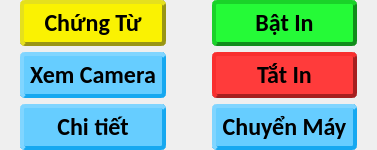
              <widget class="QWidget" name="widget_105" native="true">
               <property name="styleSheet">
                <string notr="true">* {
	 color: black;
}

/* === NÚT XANH DƯƠNG === */
#btnCamera4, #btnChuyenMayIn4, #btnChiTiet4 {
    border-radius: 5px;
    border-right: 4px outset #16a8f0;
    border-left: 4px outset #16a8f0;
    border-top: 4px outset #16a8f0;
    border-bottom: 4px outset #16a8f0;
    background-color: #66cdff;
    font-weight: bold;
    padding: 4px 6px;   /* THÊM PADDING */
}

#btnCamera4:hover, #btnChuyenMayIn4:hover, #btnChiTiet4:hover {
    background-color: #80d4ff;
    border-right: 4px outset #1bb8ff;
    border-left: 4px outset #1bb8ff;
    border-top: 4px outset #1bb8ff;
    border-bottom: 4px outset #1bb8ff;
    padding: 4px 6px;
}

#btnCamera4:pressed, #btnChuyenMayIn4:pressed, #btnChiTiet4:pressed {
    background-color: #4db8e6;
    border-right: 4px inset #0f8cc7;
    border-left: 4px inset #0f8cc7;
    border-top: 4px inset #0f8cc7;
    border-bottom: 4px inset #0f8cc7;
    padding:4px 6px;
}

/* === NÚT BẬT IN (XANH LÁ) === */
#btnBatIn4 {
    border-radius: 5px;
    border-right: 4px outset #118c1b;
    border-left: 4px outset #118c1b;
    border-top: 4px outset #118c1b;
    border-bottom: 4px outset #118c1b;
    background-color: #25fa37;
    font-weight: bold;
    padding:4px 6px;
}

#btnBatIn4:hover {
    background-color: #40ff50;
    border-right: 4px outset #14a820;
    border-left: 4px outset #14a820;
    border-top: 4px outset #14a820;
    border-bottom: 4px outset #14a820;
    padding:4px 6px;
}

#btnBatIn4:pressed {
    background-color: #1de62d;
    border-right: 4px inset #0d7314;
    border-left: 4px inset #0d7314;
    border-top: 4px inset #0d7314;
    border-bottom: 4px inset #0d7314;
    padding: 4px 6px;
}

/* === NÚT THÊM CHỨNG TỪ (VÀNG) === */
#btnThemChungTu4 {
    border-radius: 5px;
    border-right: 4px outset #999514;
    border-left: 4px outset #999514;
    border-top: 4px outset #999514;
    border-bottom: 4px outset #999514;
    background-color: #faf202;
    font-weight: bold;
    padding: 4px 6px;
}

#btnThemChungTu4:hover {
    background-color: #ffff33;
    border-right: 4px outset #b3b317;
    border-left: 4px outset #b3b317;
    border-top: 4px outset #b3b317;
    border-bottom: 4px outset #b3b317;
    padding :4px 6px;
}

#btnThemChungTu4:pressed {
    background-color: #e6e600;
    border-right: 4px inset #80800f;
    border-left: 4px inset #80800f;
    border-top: 4px inset #80800f;
    border-bottom: 4px inset #80800f;
    padding: 4px 6px;
}

/* === NÚT TẮT IN (ĐỎ) === */
#btnTatIn4 {
    border-radius: 5px;
    border-right: 4px outset #a61f1f;
    border-left: 4px outset #a61f1f;
    border-top: 4px outset #a61f1f;
    border-bottom: 4px outset #a61f1f;
    background-color: #ff3b3b;
    font-weight: bold;
    padding: 4px 6px;
}

#btnTatIn4:hover {
    background-color: #ff5252;
    border-right: 4px outset #c41f1f;
    border-left: 4px outset #c41f1f;
    border-top: 4px outset #c41f1f;
    border-bottom: 4px outset #c41f1f;
    padding: 4px 6px;
}

#btnTatIn4:pressed {
    background-color: #e63333;
    border-right: 4px inset #8c1919;
    border-left: 4px inset #8c1919;
    border-top: 4px inset #8c1919;
    border-bottom: 4px inset #8c1919;
    padding: 4px 6px;
}</string>
               </property>
               <layout class="QGridLayout" name="gridLayout_4">
                <property name="leftMargin">
                 <number>0</number>
                </property>
                <property name="topMargin">
                 <number>0</number>
                </property>
                <property name="rightMargin">
                 <number>0</number>
                </property>
                <property name="bottomMargin">
                 <number>0</number>
                </property>
                <item row="1" column="1">
                 <widget class="QWidget" name="widget_106" native="true">
                  <layout class="QVBoxLayout" name="verticalLayout_71">
                   <property name="leftMargin">
                    <number>20</number>
                   </property>
                   <property name="topMargin">
                    <number>0</number>
                   </property>
                   <property name="rightMargin">
                    <number>20</number>
                   </property>
                   <property name="bottomMargin">
                    <number>0</number>
                   </property>
                   <item>
                    <widget class="QPushButton" name="btnTatIn4">
                     <property name="font">
                      <font>
                       <family>Calibri</family>
                       <pointsize>18</pointsize>
                       <weight>75</weight>
                       <bold>true</bold>
                      </font>
                     </property>
                     <property name="cursor">
                      <cursorShape>PointingHandCursor</cursorShape>
                     </property>
                     <property name="text">
                      <string>Tắt In</string>
                     </property>
                     <property name="icon">
                      <iconset>
                       <normaloff>assets/stop-button.png</normaloff>assets/stop-button.png</iconset>
                     </property>
                     <property name="iconSize">
                      <size>
                       <width>20</width>
                       <height>20</height>
                      </size>
                     </property>
                     <property name="flat">
                      <bool>false</bool>
                     </property>
                    </widget>
                   </item>
                  </layout>
                 </widget>
                </item>
                <item row="1" column="0">
                 <widget class="QWidget" name="widget_107" native="true">
                  <property name="font">
                   <font>
                    <family>Calibri</family>
                    <pointsize>8</pointsize>
                    <weight>75</weight>
                    <bold>true</bold>
                   </font>
                  </property>
                  <layout class="QVBoxLayout" name="verticalLayout_72">
                   <property name="leftMargin">
                    <number>20</number>
                   </property>
                   <property name="topMargin">
                    <number>0</number>
                   </property>
                   <property name="rightMargin">
                    <number>20</number>
                   </property>
                   <property name="bottomMargin">
                    <number>0</number>
                   </property>
                   <item>
                    <widget class="QPushButton" name="btnCamera4">
                     <property name="enabled">
                      <bool>false</bool>
                     </property>
                     <property name="font">
                      <font>
                       <family>Calibri</family>
                       <pointsize>18</pointsize>
                       <weight>75</weight>
                       <bold>true</bold>
                      </font>
                     </property>
                     <property name="cursor">
                      <cursorShape>PointingHandCursor</cursorShape>
                     </property>
                     <property name="text">
                      <string>Xem Camera</string>
                     </property>
                     <property name="icon">
                      <iconset>
                       <normaloff>assets/video-camera.png</normaloff>assets/video-camera.png</iconset>
                     </property>
                     <property name="iconSize">
                      <size>
                       <width>20</width>
                       <height>20</height>
                      </size>
                     </property>
                    </widget>
                   </item>
                  </layout>
                 </widget>
                </item>
                <item row="4" column="0">
                 <widget class="QWidget" name="widget_108" native="true">
                  <layout class="QVBoxLayout" name="verticalLayout_73">
                   <property name="leftMargin">
                    <number>20</number>
                   </property>
                   <property name="topMargin">
                    <number>0</number>
                   </property>
                   <property name="rightMargin">
                    <number>20</number>
                   </property>
                   <property name="bottomMargin">
                    <number>0</number>
                   </property>
                   <item>
                    <widget class="QPushButton" name="btnChiTiet4">
                     <property name="enabled">
                      <bool>true</bool>
                     </property>
                     <property name="font">
                      <font>
                       <family>Calibri</family>
                       <pointsize>18</pointsize>
                       <weight>75</weight>
                       <bold>true</bold>
                      </font>
                     </property>
                     <property name="cursor">
                      <cursorShape>PointingHandCursor</cursorShape>
                     </property>
                     <property name="text">
                      <string>Chi tiết</string>
                     </property>
                     <property name="icon">
                      <iconset>
                       <normaloff>assets/info.png</normaloff>assets/info.png</iconset>
                     </property>
                     <property name="iconSize">
                      <size>
                       <width>18</width>
                       <height>18</height>
                      </size>
                     </property>
                    </widget>
                   </item>
                  </layout>
                 </widget>
                </item>
                <item row="0" column="1">
                 <widget class="QWidget" name="widget_109" native="true">
                  <layout class="QVBoxLayout" name="verticalLayout_74">
                   <property name="leftMargin">
                    <number>20</number>
                   </property>
                   <property name="topMargin">
                    <number>0</number>
                   </property>
                   <property name="rightMargin">
                    <number>20</number>
                   </property>
                   <property name="bottomMargin">
                    <number>0</number>
                   </property>
                   <item>
                    <widget class="QPushButton" name="btnBatIn4">
                     <property name="font">
                      <font>
                       <family>Calibri</family>
                       <pointsize>18</pointsize>
                       <weight>75</weight>
                       <bold>true</bold>
                      </font>
                     </property>
                     <property name="cursor">
                      <cursorShape>PointingHandCursor</cursorShape>
                     </property>
                     <property name="text">
                      <string>Bật In</string>
                     </property>
                     <property name="icon">
                      <iconset>
                       <normaloff>assets/play-button-arrowhead.png</normaloff>assets/play-button-arrowhead.png</iconset>
                     </property>
                     <property name="iconSize">
                      <size>
                       <width>18</width>
                       <height>18</height>
                      </size>
                     </property>
                    </widget>
                   </item>
                  </layout>
                 </widget>
                </item>
                <item row="0" column="0">
                 <widget class="QWidget" name="widget_110" native="true">
                  <layout class="QVBoxLayout" name="verticalLayout_75">
                   <property name="spacing">
                    <number>0</number>
                   </property>
                   <property name="leftMargin">
                    <number>20</number>
                   </property>
                   <property name="topMargin">
                    <number>0</number>
                   </property>
                   <property name="rightMargin">
                    <number>20</number>
                   </property>
                   <property name="bottomMargin">
                    <number>0</number>
                   </property>
                   <item>
                    <widget class="QPushButton" name="btnThemChungTu4">
                     <property name="font">
                      <font>
                       <family>Calibri</family>
                       <pointsize>18</pointsize>
                       <weight>75</weight>
                       <bold>true</bold>
                      </font>
                     </property>
                     <property name="cursor">
                      <cursorShape>PointingHandCursor</cursorShape>
                     </property>
                     <property name="text">
                      <string>Chứng Từ</string>
                     </property>
                     <property name="icon">
                      <iconset>
                       <normaloff>assets/plus.png</normaloff>assets/plus.png</iconset>
                     </property>
                     <property name="iconSize">
                      <size>
                       <width>16</width>
                       <height>16</height>
                      </size>
                     </property>
                     <property name="flat">
                      <bool>false</bool>
                     </property>
                    </widget>
                   </item>
                  </layout>
                 </widget>
                </item>
                <item row="4" column="1">
                 <widget class="QWidget" name="widget_111" native="true">
                  <layout class="QVBoxLayout" name="verticalLayout_76">
                   <property name="leftMargin">
                    <number>20</number>
                   </property>
                   <property name="topMargin">
                    <number>0</number>
                   </property>
                   <property name="rightMargin">
                    <number>20</number>
                   </property>
                   <property name="bottomMargin">
                    <number>0</number>
                   </property>
                   <item>
                    <widget class="QPushButton" name="btnChuyenMayIn4">
                     <property name="font">
                      <font>
                       <family>Calibri</family>
                       <pointsize>18</pointsize>
                       <weight>75</weight>
                       <bold>true</bold>
                      </font>
                     </property>
                     <property name="cursor">
                      <cursorShape>PointingHandCursor</cursorShape>
                     </property>
                     <property name="text">
                      <string>Chuyển Máy</string>
                     </property>
                     <property name="icon">
                      <iconset>
                       <normaloff>assets/printing.png</normaloff>assets/printing.png</iconset>
                     </property>
                     <property name="iconSize">
                      <size>
                       <width>20</width>
                       <height>20</height>
                      </size>
                     </property>
                     <property name="flat">
                      <bool>false</bool>
                     </property>
                    </widget>
                   </item>
                  </layout>
                 </widget>
                </item>
               </layout>
              </widget>
